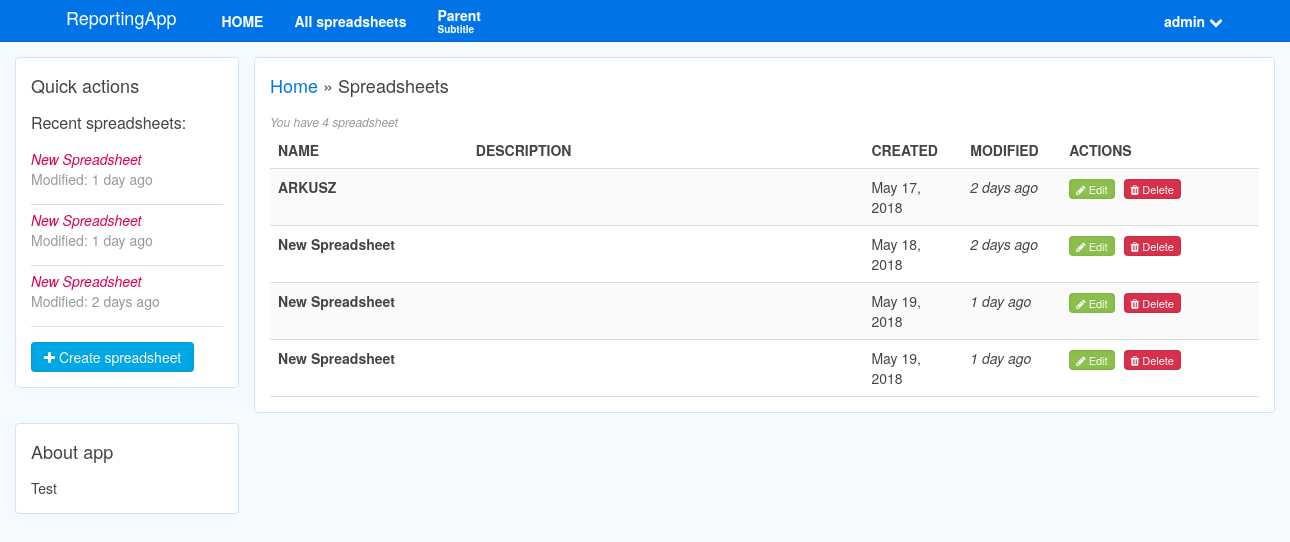
The app's page /reports/spreadsheets/ (signed in), older data.
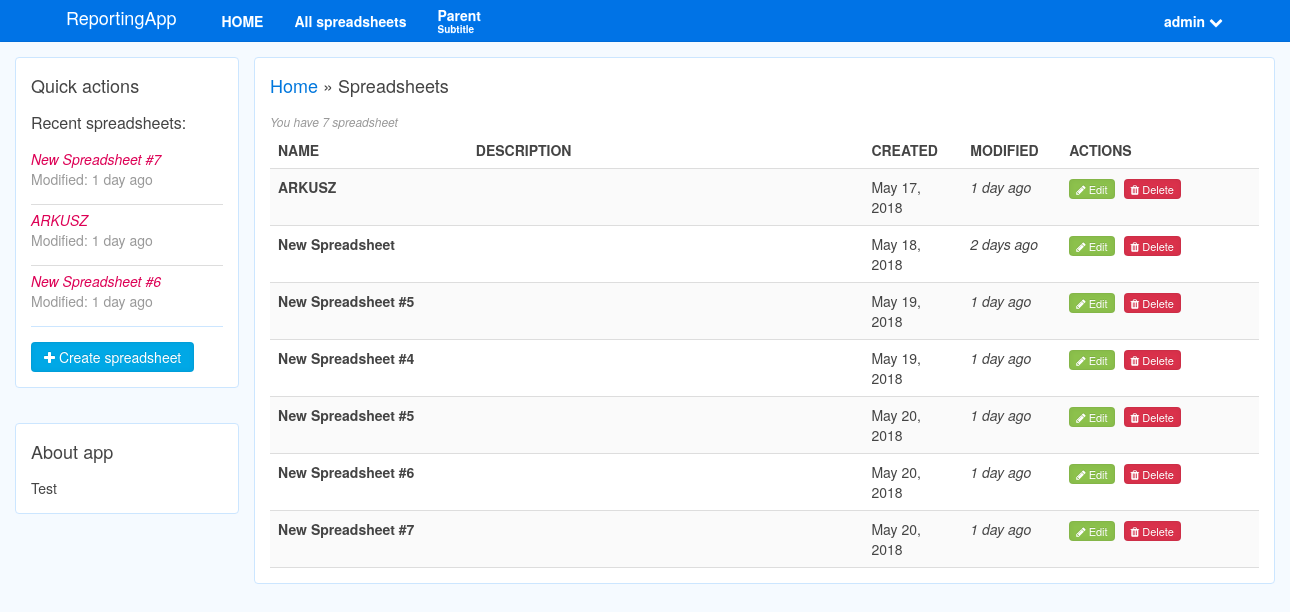
The same page, newer data.
### reports/models.py (models this page shows, shortened)
class Spreadsheet(models.Model):
	user = models.ForeignKey(User, unique=False, on_delete=models.CASCADE)
	spreadsheet_name = models.CharField(max_length=255)
	spreadsheet_description = models.TextField(default='')
	spreadsheet_creation_date = models.DateField(auto_now_add=True, editable=False)
	spreadsheet_last_modification = models.DateTimeField(auto_now=True)
	row_number = models.IntegerField(default=5)
	column_number = models.IntegerField(default=0)
	def last_modification_days_ago(self):
		time = timezone.now()
		format_str=""
		if self.spreadsheet_last_modification.hour == time.hour:
			minutes = time.minute - self.spreadsheet_last_modification.minute
			if minutes == 0:
				return "just now"
			elif minutes == 1:
				format_str = " minute ago"
			else:
				format_str = " minutes ago"
			return str(minutes) + format_str
		else:
			if self.spreadsheet_last_modification.day == time.day:
				hours = time.hour - self.spreadsheet_last_modification.hour
				if hours == 0:
					return "this hour"
				elif hours == 1:
					format_str = " hour ago"
				else:
					format_str = " hours ago"
				return str(hours) + format_str
			else:
				if self.spreadsheet_last_modification.month == time.month:
					days = time.day - self.spreadsheet_last_modification.day
					if days == 0:
						return "yesterday"
					elif days == 1:
						format_str = " day ago"
					else:
						format_str = " days ago"
					return str(days) + format_str
		return self.spreadsheet_last_modification

### reports/views.py (the view)
# urls.py: path(r'spreadsheets/', views.spreadsheets, name='spreadsheets'),
@login_required
def spreadsheets(request):
    spreadsheets = Spreadsheet.objects.filter(user__id = request.user.id)
    num_spreadsheets = spreadsheets.count()
    return render(request, 'spreadsheets.html', context={'spreadsheets': spreadsheets, 'num_spreadsheets': num_spreadsheets}, )

### reports/templates/spreadsheets.html (shortened to what this page needs)
{% extends "./base/base_quickactions.html" %}
{% load tz %}
{% block breadcrumbs %}
	<a href="{% url 'home' %}">{{ block.super }}</a> » Spreadsheets
{% endblock %}
{% block quick_actions %}
	<h4>Recent spreadsheets:</h4>
	<dl class="uk-description-list-line">
		{% for spreadsheet in spreadsheets|dictsortreversed:"spreadsheet_last_modification"|slice:"0:3" %}
		<dt>
			<a class="uk-link-muted" href="{{ spreadsheet.id }}/edit/"><em>{{ spreadsheet.spreadsheet_name }}</em></a>
		</dt>
		<dd>
			<p>Modified: {{ spreadsheet.last_modification_days_ago }}</p>
		</dd>
		{% endfor %}
	<hr style="color: #CCE6FF; border-color: #CCE6FF; background-color: #CCE6FF;">
	<a class="uk-button uk-button-primary" href="add/"><i class="uk-icon-plus"></i> Create spreadsheet</a>
{% endblock %}
{% block content %}
<div class="uk-width-1-1">
	{% if num_spreadsheets == 0%}
		<i><small style="color: #444;">No spreadsheets found</small></i>
	{% else %}
	<table class="uk-table uk-table-hover uk-table-striped">
		<caption>You have {{ num_spreadsheets }} spreadsheet{% if num_spreadsheets <= 1%}s{% endif %}</caption>
		<thead>
			<tr>
				<th>NAME</th>
				<th>DESCRIPTION</th>
				<th>CREATED</th>
				<th>MODIFIED</th>
				<th>ACTIONS</th>
			</tr>
		</thead>
		<tbody>
			{% for spreadsheet in spreadsheets %}
			<tr>
				<td class="uk-width-2-10 uk-text-bold"><a class="uk-link-muted" href="{{ spreadsheet.id }}/edit/">{{ spreadsheet.spreadsheet_name }}</a></td>
				<td class="uk-width-4-10" style="max-width: 50%;"><p<small>{{ spreadsheet.spreadsheet_description | truncatewords:32 }}</small></p></td>
				<td class="uk-width-1-10">{{ spreadsheet.spreadsheet_creation_date }}</td>
				<td class="uk-width-1-10">
					<i data-uk-tooltip="{delay:250}" title="{{ spreadsheet.spreadsheet_last_modification|localtime }}">
						{{spreadsheet.last_modification_days_ago}}
					</i>
				</td>
				<td class="uk-width-2-10">
					<a class="uk-button uk-button-success uk-button-mini" href="{{ spreadsheet.id }}/edit/">
						<i class="uk-icon-pencil"></i> Edit
					</a>
					<a class="uk-margin-small-left uk-button uk-button-danger uk-button-mini " href="{{ spreadsheet.id }}/delete/">
						<i class="uk-icon-trash"></i> Delete
					</a>
				</td>
			</tr>
			{% endfor %}
		</tbody>
	</table>
	{% endif %}
</div>
{% endblock %}

Row changes from the older to the newer data that the page shows:
removed Spreadsheet: spreadsheet_name "New Spreadsheet", last_modification_days_ago "1 day ago", spreadsheet_creation_date "May 19, 2018"
removed Spreadsheet: spreadsheet_name "New Spreadsheet", last_modification_days_ago "1 day ago", spreadsheet_creation_date "May 19, 2018"
no longer on one of the page's lists (row unchanged): Spreadsheet: spreadsheet_name "New Spreadsheet", last_modification_days_ago "2 days ago"
added Spreadsheet: spreadsheet_name "New Spreadsheet #7", last_modification_days_ago "1 day ago", spreadsheet_creation_date "May 20, 2018"
now on one of the page's lists (row edited): Spreadsheet: spreadsheet_name "ARKUSZ", last_modification_days_ago "1 day ago"
changed Spreadsheet "ARKUSZ": last_modification_days_ago "2 days ago" → "1 day ago"
added Spreadsheet: spreadsheet_name "New Spreadsheet #6", last_modification_days_ago "1 day ago", spreadsheet_creation_date "May 20, 2018"
added Spreadsheet: spreadsheet_name "New Spreadsheet #5", spreadsheet_creation_date "May 19, 2018", last_modification_days_ago "1 day ago", shown under "You have 7 spreadsheet"
added Spreadsheet: spreadsheet_name "New Spreadsheet #4", spreadsheet_creation_date "May 19, 2018", last_modification_days_ago "1 day ago", shown under "You have 7 spreadsheet"
added Spreadsheet: spreadsheet_name "New Spreadsheet #5", spreadsheet_creation_date "May 20, 2018", last_modification_days_ago "1 day ago", shown under "You have 7 spreadsheet"
Text that changed along with them:
{{ num_spreadsheets }}: "4" → "7"
